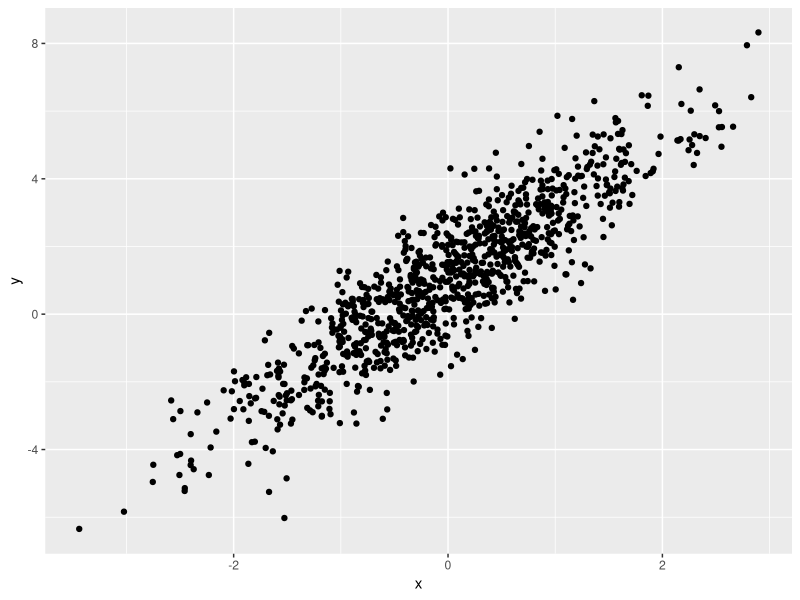

The R script that drew this image:
## ---- chunk 1
 library(tidyverse)
## ---- chunk 2
samp = rnorm(100)
length(samp)
## ---- chunk 3
 plot_df = 
  tibble(
    x = rnorm(1000),
    y = 1 + 2 * x + rnorm(1000)
  )

ggplot(plot_df, aes(x = x, y=y)) + geom_point()

## ---- chunk 4

la_df = 
  tibble(
    norm = rnorm(n = 500, mean =1),
    logical = norm > 0,
    abs_norm = abs(norm)
  )


